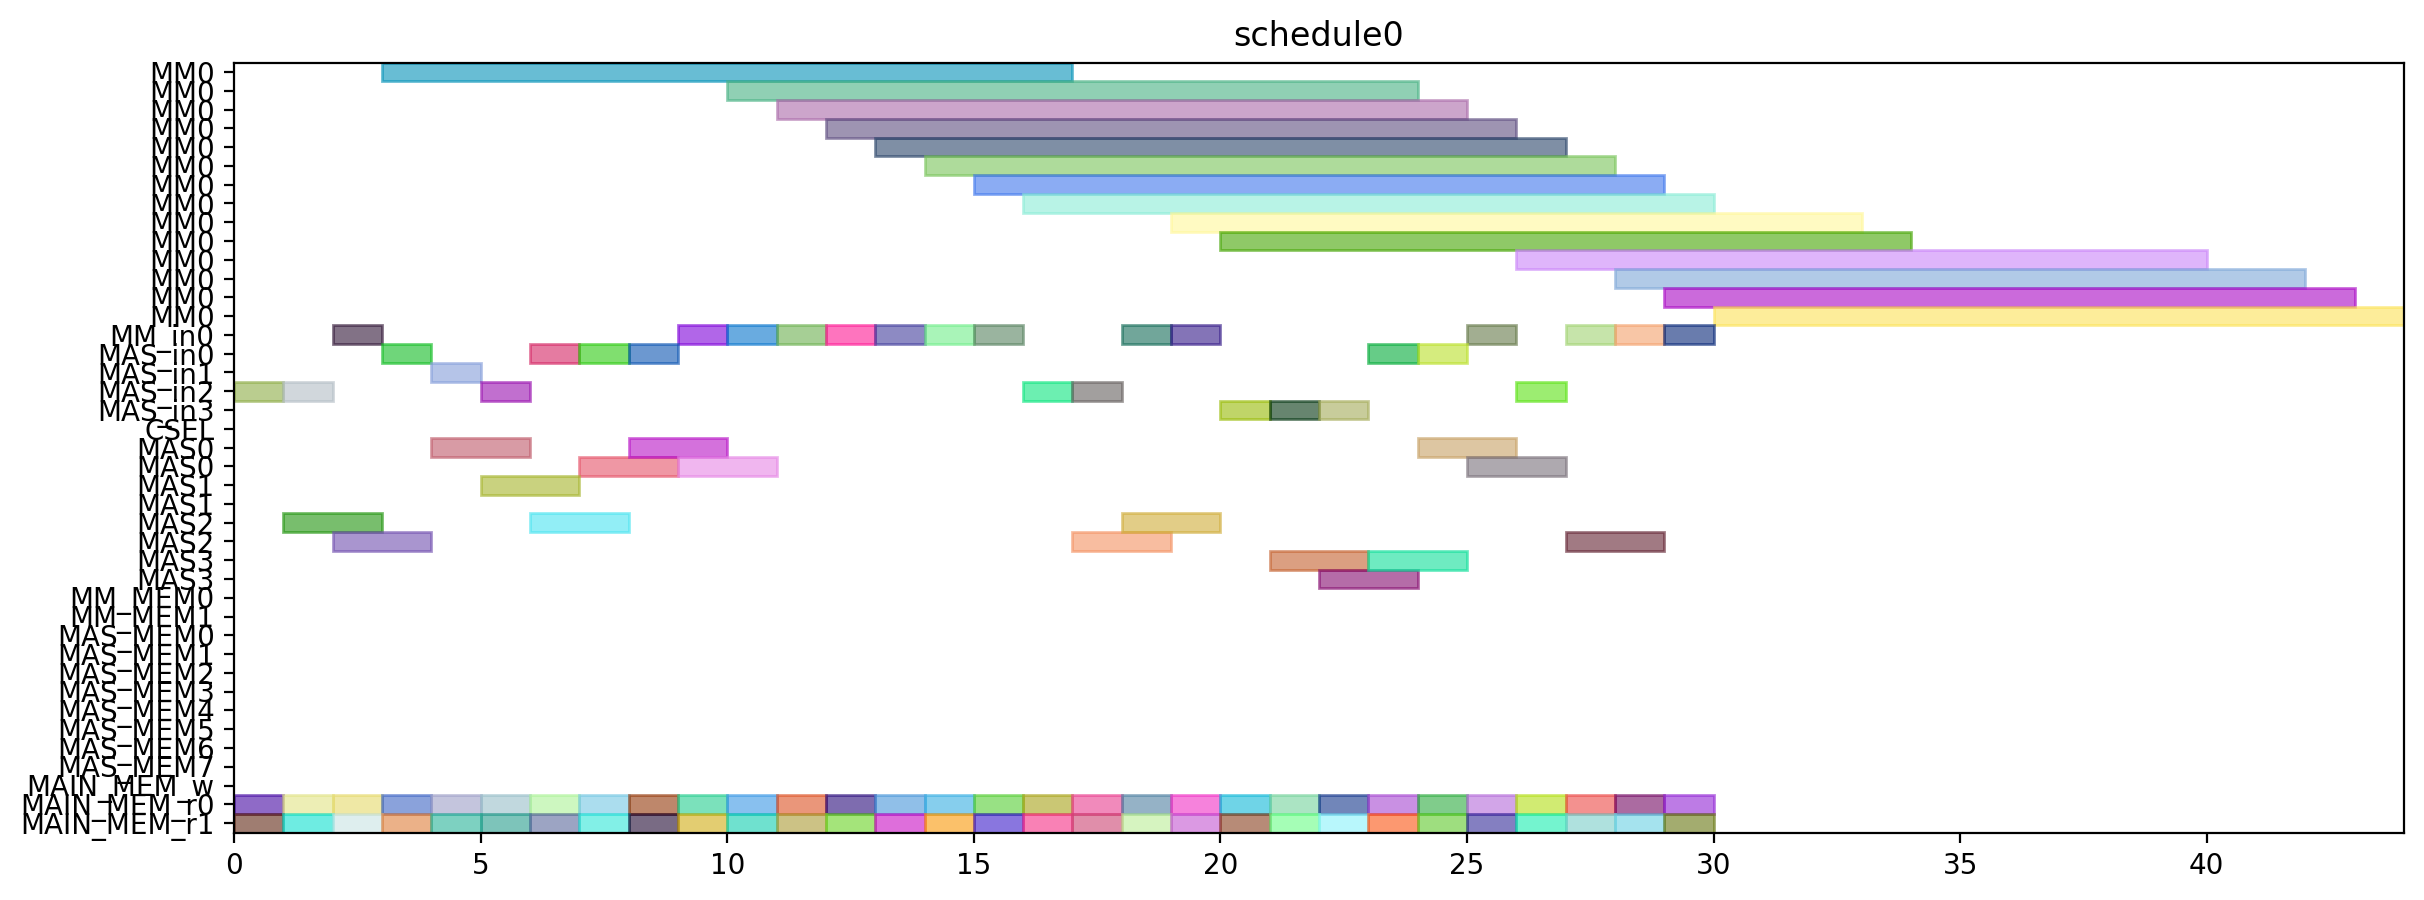

This figure's Python source:
from pyschedule import Scenario, solvers, plotters, alt


def solve():
	horizon = 120
	S = Scenario("schedule0", horizon=horizon)

	# resource
	MM = S.Resources('MM', num=1, size=14)
	MM_in = S.Resources('MM_in', num=1)
	MAS_in = S.Resources('MAS_in', num=4)
	CSEL = S.Resource('CSEL')
	MAS = S.Resources('MAS', num=4, size=2, periods=range(1, horizon))
	MM_MEM = S.Resources('MM_MEM', num=2)
	MAS_MEM = S.Resources('MAS_MEM', num=8)
	MAIN_MEM_w = S.Resource('MAIN_MEM_w', size=1)
	MAIN_MEM_r = S.Resources('MAIN_MEM_r', num=2)

	# result of previous scheduling

	# new tasks
	t1_t0 = S.Task('t1_t0', length=14, delay_cost=1)
	t1_t0 += alt(MM)
	t1_t0_in = S.Task('t1_t0_in', length=1, delay_cost=1)
	t1_t0_in += alt(MM_in)
	S += t1_t0_in*MM_in[0]<=t1_t0*MM[0]
	t1_t0_mem0 = S.Task('t1_t0_mem0', length=1, delay_cost=1)
	t1_t0_mem0 += MAIN_MEM_r[0]
	S += t1_t0_mem0 <= t1_t0

	t1_t0_mem1 = S.Task('t1_t0_mem1', length=1, delay_cost=1)
	t1_t0_mem1 += MAIN_MEM_r[1]
	S += t1_t0_mem1 <= t1_t0

	t1_t1 = S.Task('t1_t1', length=14, delay_cost=1)
	t1_t1 += alt(MM)
	t1_t1_in = S.Task('t1_t1_in', length=1, delay_cost=1)
	t1_t1_in += alt(MM_in)
	S += t1_t1_in*MM_in[0]<=t1_t1*MM[0]
	t1_t1_mem0 = S.Task('t1_t1_mem0', length=1, delay_cost=1)
	t1_t1_mem0 += MAIN_MEM_r[0]
	S += t1_t1_mem0 <= t1_t1

	t1_t1_mem1 = S.Task('t1_t1_mem1', length=1, delay_cost=1)
	t1_t1_mem1 += MAIN_MEM_r[1]
	S += t1_t1_mem1 <= t1_t1

	t1_t2 = S.Task('t1_t2', length=2, delay_cost=1)
	t1_t2 += alt(MAS)
	t1_t2_in = S.Task('t1_t2_in', length=1, delay_cost=1)
	t1_t2_in += alt(MAS_in)
	S += t1_t2_in*MAS_in[0]<=t1_t2*MAS[0]

	S += t1_t2_in*MAS_in[1]<=t1_t2*MAS[1]

	S += t1_t2_in*MAS_in[2]<=t1_t2*MAS[2]

	S += t1_t2_in*MAS_in[3]<=t1_t2*MAS[3]

	t1_t2_mem0 = S.Task('t1_t2_mem0', length=1, delay_cost=1)
	t1_t2_mem0 += MAIN_MEM_r[0]
	S += t1_t2_mem0 <= t1_t2

	t1_t2_mem1 = S.Task('t1_t2_mem1', length=1, delay_cost=1)
	t1_t2_mem1 += MAIN_MEM_r[1]
	S += t1_t2_mem1 <= t1_t2

	t1_t3 = S.Task('t1_t3', length=2, delay_cost=1)
	t1_t3 += alt(MAS)
	t1_t3_in = S.Task('t1_t3_in', length=1, delay_cost=1)
	t1_t3_in += alt(MAS_in)
	S += t1_t3_in*MAS_in[0]<=t1_t3*MAS[0]

	S += t1_t3_in*MAS_in[1]<=t1_t3*MAS[1]

	S += t1_t3_in*MAS_in[2]<=t1_t3*MAS[2]

	S += t1_t3_in*MAS_in[3]<=t1_t3*MAS[3]

	t1_t3_mem0 = S.Task('t1_t3_mem0', length=1, delay_cost=1)
	t1_t3_mem0 += MAIN_MEM_r[0]
	S += t1_t3_mem0 <= t1_t3

	t1_t3_mem1 = S.Task('t1_t3_mem1', length=1, delay_cost=1)
	t1_t3_mem1 += MAIN_MEM_r[1]
	S += t1_t3_mem1 <= t1_t3

	t2_t0 = S.Task('t2_t0', length=14, delay_cost=1)
	t2_t0 += alt(MM)
	t2_t0_in = S.Task('t2_t0_in', length=1, delay_cost=1)
	t2_t0_in += alt(MM_in)
	S += t2_t0_in*MM_in[0]<=t2_t0*MM[0]
	t2_t0_mem0 = S.Task('t2_t0_mem0', length=1, delay_cost=1)
	t2_t0_mem0 += MAIN_MEM_r[0]
	S += t2_t0_mem0 <= t2_t0

	t2_t0_mem1 = S.Task('t2_t0_mem1', length=1, delay_cost=1)
	t2_t0_mem1 += MAIN_MEM_r[1]
	S += t2_t0_mem1 <= t2_t0

	t2_t1 = S.Task('t2_t1', length=14, delay_cost=1)
	t2_t1 += alt(MM)
	t2_t1_in = S.Task('t2_t1_in', length=1, delay_cost=1)
	t2_t1_in += alt(MM_in)
	S += t2_t1_in*MM_in[0]<=t2_t1*MM[0]
	t2_t1_mem0 = S.Task('t2_t1_mem0', length=1, delay_cost=1)
	t2_t1_mem0 += MAIN_MEM_r[0]
	S += t2_t1_mem0 <= t2_t1

	t2_t1_mem1 = S.Task('t2_t1_mem1', length=1, delay_cost=1)
	t2_t1_mem1 += MAIN_MEM_r[1]
	S += t2_t1_mem1 <= t2_t1

	t2_t2 = S.Task('t2_t2', length=2, delay_cost=1)
	t2_t2 += alt(MAS)
	t2_t2_in = S.Task('t2_t2_in', length=1, delay_cost=1)
	t2_t2_in += alt(MAS_in)
	S += t2_t2_in*MAS_in[0]<=t2_t2*MAS[0]

	S += t2_t2_in*MAS_in[1]<=t2_t2*MAS[1]

	S += t2_t2_in*MAS_in[2]<=t2_t2*MAS[2]

	S += t2_t2_in*MAS_in[3]<=t2_t2*MAS[3]

	t2_t2_mem0 = S.Task('t2_t2_mem0', length=1, delay_cost=1)
	t2_t2_mem0 += MAIN_MEM_r[0]
	S += t2_t2_mem0 <= t2_t2

	t2_t2_mem1 = S.Task('t2_t2_mem1', length=1, delay_cost=1)
	t2_t2_mem1 += MAIN_MEM_r[1]
	S += t2_t2_mem1 <= t2_t2

	t2_t3 = S.Task('t2_t3', length=2, delay_cost=1)
	t2_t3 += alt(MAS)
	t2_t3_in = S.Task('t2_t3_in', length=1, delay_cost=1)
	t2_t3_in += alt(MAS_in)
	S += t2_t3_in*MAS_in[0]<=t2_t3*MAS[0]

	S += t2_t3_in*MAS_in[1]<=t2_t3*MAS[1]

	S += t2_t3_in*MAS_in[2]<=t2_t3*MAS[2]

	S += t2_t3_in*MAS_in[3]<=t2_t3*MAS[3]

	t2_t3_mem0 = S.Task('t2_t3_mem0', length=1, delay_cost=1)
	t2_t3_mem0 += MAIN_MEM_r[0]
	S += t2_t3_mem0 <= t2_t3

	t2_t3_mem1 = S.Task('t2_t3_mem1', length=1, delay_cost=1)
	t2_t3_mem1 += MAIN_MEM_r[1]
	S += t2_t3_mem1 <= t2_t3

	t0_t0 = S.Task('t0_t0', length=14, delay_cost=1)
	t0_t0 += alt(MM)
	t0_t0_in = S.Task('t0_t0_in', length=1, delay_cost=1)
	t0_t0_in += alt(MM_in)
	S += t0_t0_in*MM_in[0]<=t0_t0*MM[0]
	t0_t0_mem0 = S.Task('t0_t0_mem0', length=1, delay_cost=1)
	t0_t0_mem0 += MAIN_MEM_r[0]
	S += t0_t0_mem0 <= t0_t0

	t0_t0_mem1 = S.Task('t0_t0_mem1', length=1, delay_cost=1)
	t0_t0_mem1 += MAIN_MEM_r[1]
	S += t0_t0_mem1 <= t0_t0

	t0_t1 = S.Task('t0_t1', length=14, delay_cost=1)
	t0_t1 += alt(MM)
	t0_t1_in = S.Task('t0_t1_in', length=1, delay_cost=1)
	t0_t1_in += alt(MM_in)
	S += t0_t1_in*MM_in[0]<=t0_t1*MM[0]
	t0_t1_mem0 = S.Task('t0_t1_mem0', length=1, delay_cost=1)
	t0_t1_mem0 += MAIN_MEM_r[0]
	S += t0_t1_mem0 <= t0_t1

	t0_t1_mem1 = S.Task('t0_t1_mem1', length=1, delay_cost=1)
	t0_t1_mem1 += MAIN_MEM_r[1]
	S += t0_t1_mem1 <= t0_t1

	t0_t2 = S.Task('t0_t2', length=2, delay_cost=1)
	t0_t2 += alt(MAS)
	t0_t2_in = S.Task('t0_t2_in', length=1, delay_cost=1)
	t0_t2_in += alt(MAS_in)
	S += t0_t2_in*MAS_in[0]<=t0_t2*MAS[0]

	S += t0_t2_in*MAS_in[1]<=t0_t2*MAS[1]

	S += t0_t2_in*MAS_in[2]<=t0_t2*MAS[2]

	S += t0_t2_in*MAS_in[3]<=t0_t2*MAS[3]

	t0_t2_mem0 = S.Task('t0_t2_mem0', length=1, delay_cost=1)
	t0_t2_mem0 += MAIN_MEM_r[0]
	S += t0_t2_mem0 <= t0_t2

	t0_t2_mem1 = S.Task('t0_t2_mem1', length=1, delay_cost=1)
	t0_t2_mem1 += MAIN_MEM_r[1]
	S += t0_t2_mem1 <= t0_t2

	t0_t3 = S.Task('t0_t3', length=2, delay_cost=1)
	t0_t3 += alt(MAS)
	t0_t3_in = S.Task('t0_t3_in', length=1, delay_cost=1)
	t0_t3_in += alt(MAS_in)
	S += t0_t3_in*MAS_in[0]<=t0_t3*MAS[0]

	S += t0_t3_in*MAS_in[1]<=t0_t3*MAS[1]

	S += t0_t3_in*MAS_in[2]<=t0_t3*MAS[2]

	S += t0_t3_in*MAS_in[3]<=t0_t3*MAS[3]

	t0_t3_mem0 = S.Task('t0_t3_mem0', length=1, delay_cost=1)
	t0_t3_mem0 += MAIN_MEM_r[0]
	S += t0_t3_mem0 <= t0_t3

	t0_t3_mem1 = S.Task('t0_t3_mem1', length=1, delay_cost=1)
	t0_t3_mem1 += MAIN_MEM_r[1]
	S += t0_t3_mem1 <= t0_t3

	t4_t0_t0 = S.Task('t4_t0_t0', length=14, delay_cost=1)
	t4_t0_t0 += alt(MM)
	t4_t0_t0_in = S.Task('t4_t0_t0_in', length=1, delay_cost=1)
	t4_t0_t0_in += alt(MM_in)
	S += t4_t0_t0_in*MM_in[0]<=t4_t0_t0*MM[0]
	t4_t0_t0_mem0 = S.Task('t4_t0_t0_mem0', length=1, delay_cost=1)
	t4_t0_t0_mem0 += MAIN_MEM_r[0]
	S += t4_t0_t0_mem0 <= t4_t0_t0

	t4_t0_t0_mem1 = S.Task('t4_t0_t0_mem1', length=1, delay_cost=1)
	t4_t0_t0_mem1 += MAIN_MEM_r[1]
	S += t4_t0_t0_mem1 <= t4_t0_t0

	t4_t0_t1 = S.Task('t4_t0_t1', length=14, delay_cost=1)
	t4_t0_t1 += alt(MM)
	t4_t0_t1_in = S.Task('t4_t0_t1_in', length=1, delay_cost=1)
	t4_t0_t1_in += alt(MM_in)
	S += t4_t0_t1_in*MM_in[0]<=t4_t0_t1*MM[0]
	t4_t0_t1_mem0 = S.Task('t4_t0_t1_mem0', length=1, delay_cost=1)
	t4_t0_t1_mem0 += MAIN_MEM_r[0]
	S += t4_t0_t1_mem0 <= t4_t0_t1

	t4_t0_t1_mem1 = S.Task('t4_t0_t1_mem1', length=1, delay_cost=1)
	t4_t0_t1_mem1 += MAIN_MEM_r[1]
	S += t4_t0_t1_mem1 <= t4_t0_t1

	t4_t0_t2 = S.Task('t4_t0_t2', length=2, delay_cost=1)
	t4_t0_t2 += alt(MAS)
	t4_t0_t2_in = S.Task('t4_t0_t2_in', length=1, delay_cost=1)
	t4_t0_t2_in += alt(MAS_in)
	S += t4_t0_t2_in*MAS_in[0]<=t4_t0_t2*MAS[0]

	S += t4_t0_t2_in*MAS_in[1]<=t4_t0_t2*MAS[1]

	S += t4_t0_t2_in*MAS_in[2]<=t4_t0_t2*MAS[2]

	S += t4_t0_t2_in*MAS_in[3]<=t4_t0_t2*MAS[3]

	t4_t0_t2_mem0 = S.Task('t4_t0_t2_mem0', length=1, delay_cost=1)
	t4_t0_t2_mem0 += MAIN_MEM_r[0]
	S += t4_t0_t2_mem0 <= t4_t0_t2

	t4_t0_t2_mem1 = S.Task('t4_t0_t2_mem1', length=1, delay_cost=1)
	t4_t0_t2_mem1 += MAIN_MEM_r[1]
	S += t4_t0_t2_mem1 <= t4_t0_t2

	t4_t0_t3 = S.Task('t4_t0_t3', length=2, delay_cost=1)
	t4_t0_t3 += alt(MAS)
	t4_t0_t3_in = S.Task('t4_t0_t3_in', length=1, delay_cost=1)
	t4_t0_t3_in += alt(MAS_in)
	S += t4_t0_t3_in*MAS_in[0]<=t4_t0_t3*MAS[0]

	S += t4_t0_t3_in*MAS_in[1]<=t4_t0_t3*MAS[1]

	S += t4_t0_t3_in*MAS_in[2]<=t4_t0_t3*MAS[2]

	S += t4_t0_t3_in*MAS_in[3]<=t4_t0_t3*MAS[3]

	t4_t0_t3_mem0 = S.Task('t4_t0_t3_mem0', length=1, delay_cost=1)
	t4_t0_t3_mem0 += MAIN_MEM_r[0]
	S += t4_t0_t3_mem0 <= t4_t0_t3

	t4_t0_t3_mem1 = S.Task('t4_t0_t3_mem1', length=1, delay_cost=1)
	t4_t0_t3_mem1 += MAIN_MEM_r[1]
	S += t4_t0_t3_mem1 <= t4_t0_t3

	t4_t1_t0 = S.Task('t4_t1_t0', length=14, delay_cost=1)
	t4_t1_t0 += alt(MM)
	t4_t1_t0_in = S.Task('t4_t1_t0_in', length=1, delay_cost=1)
	t4_t1_t0_in += alt(MM_in)
	S += t4_t1_t0_in*MM_in[0]<=t4_t1_t0*MM[0]
	t4_t1_t0_mem0 = S.Task('t4_t1_t0_mem0', length=1, delay_cost=1)
	t4_t1_t0_mem0 += MAIN_MEM_r[0]
	S += t4_t1_t0_mem0 <= t4_t1_t0

	t4_t1_t0_mem1 = S.Task('t4_t1_t0_mem1', length=1, delay_cost=1)
	t4_t1_t0_mem1 += MAIN_MEM_r[1]
	S += t4_t1_t0_mem1 <= t4_t1_t0

	t4_t1_t1 = S.Task('t4_t1_t1', length=14, delay_cost=1)
	t4_t1_t1 += alt(MM)
	t4_t1_t1_in = S.Task('t4_t1_t1_in', length=1, delay_cost=1)
	t4_t1_t1_in += alt(MM_in)
	S += t4_t1_t1_in*MM_in[0]<=t4_t1_t1*MM[0]
	t4_t1_t1_mem0 = S.Task('t4_t1_t1_mem0', length=1, delay_cost=1)
	t4_t1_t1_mem0 += MAIN_MEM_r[0]
	S += t4_t1_t1_mem0 <= t4_t1_t1

	t4_t1_t1_mem1 = S.Task('t4_t1_t1_mem1', length=1, delay_cost=1)
	t4_t1_t1_mem1 += MAIN_MEM_r[1]
	S += t4_t1_t1_mem1 <= t4_t1_t1

	t4_t1_t2 = S.Task('t4_t1_t2', length=2, delay_cost=1)
	t4_t1_t2 += alt(MAS)
	t4_t1_t2_in = S.Task('t4_t1_t2_in', length=1, delay_cost=1)
	t4_t1_t2_in += alt(MAS_in)
	S += t4_t1_t2_in*MAS_in[0]<=t4_t1_t2*MAS[0]

	S += t4_t1_t2_in*MAS_in[1]<=t4_t1_t2*MAS[1]

	S += t4_t1_t2_in*MAS_in[2]<=t4_t1_t2*MAS[2]

	S += t4_t1_t2_in*MAS_in[3]<=t4_t1_t2*MAS[3]

	t4_t1_t2_mem0 = S.Task('t4_t1_t2_mem0', length=1, delay_cost=1)
	t4_t1_t2_mem0 += MAIN_MEM_r[0]
	S += t4_t1_t2_mem0 <= t4_t1_t2

	t4_t1_t2_mem1 = S.Task('t4_t1_t2_mem1', length=1, delay_cost=1)
	t4_t1_t2_mem1 += MAIN_MEM_r[1]
	S += t4_t1_t2_mem1 <= t4_t1_t2

	t4_t1_t3 = S.Task('t4_t1_t3', length=2, delay_cost=1)
	t4_t1_t3 += alt(MAS)
	t4_t1_t3_in = S.Task('t4_t1_t3_in', length=1, delay_cost=1)
	t4_t1_t3_in += alt(MAS_in)
	S += t4_t1_t3_in*MAS_in[0]<=t4_t1_t3*MAS[0]

	S += t4_t1_t3_in*MAS_in[1]<=t4_t1_t3*MAS[1]

	S += t4_t1_t3_in*MAS_in[2]<=t4_t1_t3*MAS[2]

	S += t4_t1_t3_in*MAS_in[3]<=t4_t1_t3*MAS[3]

	t4_t1_t3_mem0 = S.Task('t4_t1_t3_mem0', length=1, delay_cost=1)
	t4_t1_t3_mem0 += MAIN_MEM_r[0]
	S += t4_t1_t3_mem0 <= t4_t1_t3

	t4_t1_t3_mem1 = S.Task('t4_t1_t3_mem1', length=1, delay_cost=1)
	t4_t1_t3_mem1 += MAIN_MEM_r[1]
	S += t4_t1_t3_mem1 <= t4_t1_t3

	t4_t2_t0 = S.Task('t4_t2_t0', length=14, delay_cost=1)
	t4_t2_t0 += alt(MM)
	t4_t2_t0_in = S.Task('t4_t2_t0_in', length=1, delay_cost=1)
	t4_t2_t0_in += alt(MM_in)
	S += t4_t2_t0_in*MM_in[0]<=t4_t2_t0*MM[0]
	t4_t2_t0_mem0 = S.Task('t4_t2_t0_mem0', length=1, delay_cost=1)
	t4_t2_t0_mem0 += MAIN_MEM_r[0]
	S += t4_t2_t0_mem0 <= t4_t2_t0

	t4_t2_t0_mem1 = S.Task('t4_t2_t0_mem1', length=1, delay_cost=1)
	t4_t2_t0_mem1 += MAIN_MEM_r[1]
	S += t4_t2_t0_mem1 <= t4_t2_t0

	t4_t2_t1 = S.Task('t4_t2_t1', length=14, delay_cost=1)
	t4_t2_t1 += alt(MM)
	t4_t2_t1_in = S.Task('t4_t2_t1_in', length=1, delay_cost=1)
	t4_t2_t1_in += alt(MM_in)
	S += t4_t2_t1_in*MM_in[0]<=t4_t2_t1*MM[0]
	t4_t2_t1_mem0 = S.Task('t4_t2_t1_mem0', length=1, delay_cost=1)
	t4_t2_t1_mem0 += MAIN_MEM_r[0]
	S += t4_t2_t1_mem0 <= t4_t2_t1

	t4_t2_t1_mem1 = S.Task('t4_t2_t1_mem1', length=1, delay_cost=1)
	t4_t2_t1_mem1 += MAIN_MEM_r[1]
	S += t4_t2_t1_mem1 <= t4_t2_t1

	t4_t2_t2 = S.Task('t4_t2_t2', length=2, delay_cost=1)
	t4_t2_t2 += alt(MAS)
	t4_t2_t2_in = S.Task('t4_t2_t2_in', length=1, delay_cost=1)
	t4_t2_t2_in += alt(MAS_in)
	S += t4_t2_t2_in*MAS_in[0]<=t4_t2_t2*MAS[0]

	S += t4_t2_t2_in*MAS_in[1]<=t4_t2_t2*MAS[1]

	S += t4_t2_t2_in*MAS_in[2]<=t4_t2_t2*MAS[2]

	S += t4_t2_t2_in*MAS_in[3]<=t4_t2_t2*MAS[3]

	t4_t2_t2_mem0 = S.Task('t4_t2_t2_mem0', length=1, delay_cost=1)
	t4_t2_t2_mem0 += MAIN_MEM_r[0]
	S += t4_t2_t2_mem0 <= t4_t2_t2

	t4_t2_t2_mem1 = S.Task('t4_t2_t2_mem1', length=1, delay_cost=1)
	t4_t2_t2_mem1 += MAIN_MEM_r[1]
	S += t4_t2_t2_mem1 <= t4_t2_t2

	t4_t2_t3 = S.Task('t4_t2_t3', length=2, delay_cost=1)
	t4_t2_t3 += alt(MAS)
	t4_t2_t3_in = S.Task('t4_t2_t3_in', length=1, delay_cost=1)
	t4_t2_t3_in += alt(MAS_in)
	S += t4_t2_t3_in*MAS_in[0]<=t4_t2_t3*MAS[0]

	S += t4_t2_t3_in*MAS_in[1]<=t4_t2_t3*MAS[1]

	S += t4_t2_t3_in*MAS_in[2]<=t4_t2_t3*MAS[2]

	S += t4_t2_t3_in*MAS_in[3]<=t4_t2_t3*MAS[3]

	t4_t2_t3_mem0 = S.Task('t4_t2_t3_mem0', length=1, delay_cost=1)
	t4_t2_t3_mem0 += MAIN_MEM_r[0]
	S += t4_t2_t3_mem0 <= t4_t2_t3

	t4_t2_t3_mem1 = S.Task('t4_t2_t3_mem1', length=1, delay_cost=1)
	t4_t2_t3_mem1 += MAIN_MEM_r[1]
	S += t4_t2_t3_mem1 <= t4_t2_t3

	t4_t40 = S.Task('t4_t40', length=2, delay_cost=1)
	t4_t40 += alt(MAS)
	t4_t40_in = S.Task('t4_t40_in', length=1, delay_cost=1)
	t4_t40_in += alt(MAS_in)
	S += t4_t40_in*MAS_in[0]<=t4_t40*MAS[0]

	S += t4_t40_in*MAS_in[1]<=t4_t40*MAS[1]

	S += t4_t40_in*MAS_in[2]<=t4_t40*MAS[2]

	S += t4_t40_in*MAS_in[3]<=t4_t40*MAS[3]

	t4_t40_mem0 = S.Task('t4_t40_mem0', length=1, delay_cost=1)
	t4_t40_mem0 += MAIN_MEM_r[0]
	S += t4_t40_mem0 <= t4_t40

	t4_t40_mem1 = S.Task('t4_t40_mem1', length=1, delay_cost=1)
	t4_t40_mem1 += MAIN_MEM_r[1]
	S += t4_t40_mem1 <= t4_t40

	t4_t41 = S.Task('t4_t41', length=2, delay_cost=1)
	t4_t41 += alt(MAS)
	t4_t41_in = S.Task('t4_t41_in', length=1, delay_cost=1)
	t4_t41_in += alt(MAS_in)
	S += t4_t41_in*MAS_in[0]<=t4_t41*MAS[0]

	S += t4_t41_in*MAS_in[1]<=t4_t41*MAS[1]

	S += t4_t41_in*MAS_in[2]<=t4_t41*MAS[2]

	S += t4_t41_in*MAS_in[3]<=t4_t41*MAS[3]

	t4_t41_mem0 = S.Task('t4_t41_mem0', length=1, delay_cost=1)
	t4_t41_mem0 += MAIN_MEM_r[0]
	S += t4_t41_mem0 <= t4_t41

	t4_t41_mem1 = S.Task('t4_t41_mem1', length=1, delay_cost=1)
	t4_t41_mem1 += MAIN_MEM_r[1]
	S += t4_t41_mem1 <= t4_t41

	t4_t50 = S.Task('t4_t50', length=2, delay_cost=1)
	t4_t50 += alt(MAS)
	t4_t50_in = S.Task('t4_t50_in', length=1, delay_cost=1)
	t4_t50_in += alt(MAS_in)
	S += t4_t50_in*MAS_in[0]<=t4_t50*MAS[0]

	S += t4_t50_in*MAS_in[1]<=t4_t50*MAS[1]

	S += t4_t50_in*MAS_in[2]<=t4_t50*MAS[2]

	S += t4_t50_in*MAS_in[3]<=t4_t50*MAS[3]

	t4_t50_mem0 = S.Task('t4_t50_mem0', length=1, delay_cost=1)
	t4_t50_mem0 += MAIN_MEM_r[0]
	S += t4_t50_mem0 <= t4_t50

	t4_t50_mem1 = S.Task('t4_t50_mem1', length=1, delay_cost=1)
	t4_t50_mem1 += MAIN_MEM_r[1]
	S += t4_t50_mem1 <= t4_t50

	t4_t51 = S.Task('t4_t51', length=2, delay_cost=1)
	t4_t51 += alt(MAS)
	t4_t51_in = S.Task('t4_t51_in', length=1, delay_cost=1)
	t4_t51_in += alt(MAS_in)
	S += t4_t51_in*MAS_in[0]<=t4_t51*MAS[0]

	S += t4_t51_in*MAS_in[1]<=t4_t51*MAS[1]

	S += t4_t51_in*MAS_in[2]<=t4_t51*MAS[2]

	S += t4_t51_in*MAS_in[3]<=t4_t51*MAS[3]

	t4_t51_mem0 = S.Task('t4_t51_mem0', length=1, delay_cost=1)
	t4_t51_mem0 += MAIN_MEM_r[0]
	S += t4_t51_mem0 <= t4_t51

	t4_t51_mem1 = S.Task('t4_t51_mem1', length=1, delay_cost=1)
	t4_t51_mem1 += MAIN_MEM_r[1]
	S += t4_t51_mem1 <= t4_t51

	t4_t8_t0 = S.Task('t4_t8_t0', length=14, delay_cost=1)
	t4_t8_t0 += alt(MM)
	t4_t8_t0_in = S.Task('t4_t8_t0_in', length=1, delay_cost=1)
	t4_t8_t0_in += alt(MM_in)
	S += t4_t8_t0_in*MM_in[0]<=t4_t8_t0*MM[0]
	t4_t8_t0_mem0 = S.Task('t4_t8_t0_mem0', length=1, delay_cost=1)
	t4_t8_t0_mem0 += MAIN_MEM_r[0]
	S += t4_t8_t0_mem0 <= t4_t8_t0

	t4_t8_t0_mem1 = S.Task('t4_t8_t0_mem1', length=1, delay_cost=1)
	t4_t8_t0_mem1 += MAIN_MEM_r[1]
	S += t4_t8_t0_mem1 <= t4_t8_t0

	t4_t8_t1 = S.Task('t4_t8_t1', length=14, delay_cost=1)
	t4_t8_t1 += alt(MM)
	t4_t8_t1_in = S.Task('t4_t8_t1_in', length=1, delay_cost=1)
	t4_t8_t1_in += alt(MM_in)
	S += t4_t8_t1_in*MM_in[0]<=t4_t8_t1*MM[0]
	t4_t8_t1_mem0 = S.Task('t4_t8_t1_mem0', length=1, delay_cost=1)
	t4_t8_t1_mem0 += MAIN_MEM_r[0]
	S += t4_t8_t1_mem0 <= t4_t8_t1

	t4_t8_t1_mem1 = S.Task('t4_t8_t1_mem1', length=1, delay_cost=1)
	t4_t8_t1_mem1 += MAIN_MEM_r[1]
	S += t4_t8_t1_mem1 <= t4_t8_t1

	solvers.mip.solve(S,msg=1,kind='CPLEX',ratio_gap=1.01)

	solution = [['hoge']*len(S.solution()[1]) for i in range(len(S.solution()))]
	for i in range(len(S.solution())):
		for j in range(len(S.solution()[i])):
			solution[i][j]=str(S.solution()[i][j])
	print(solution)

	cycles = int(solution[-1][3])

	pic_file_name = "/home/mfukuda/ABE/multiRAM_multiMAS_16mux/scheduling_result/stage14MM1_stage2MAS4/SPARSE/schedule0.png"
	if(S.solution() != []):
		plotters.matplotlib.plot(S,img_filename=pic_file_name, show_task_labels=False, fig_size=(cycles*0.25+3, 5))

	return solution
